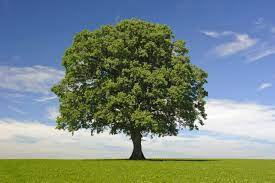
#> input picture codes/point_op/images/tree.jpeg, 275 x 183 px
$ python subtract.py
#> lines starting #> are read from the running program, lines starting #| are printed output that depends on the picture
import cv2
import matplotlib.pyplot as plt

# load the images
img1 = cv2.imread('./images/tree.jpeg')
#> img1 is the input picture: shape (183, 275, 3); mean B, G, R 131.3, 136.9, 120.5
img2 = cv2.imread('./images/deer.jpeg')
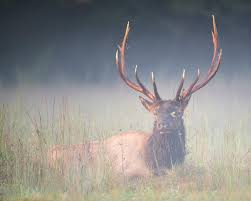
#> input picture codes/point_op/images/deer.jpeg, 251 x 201 px
#> img2 is the input picture: shape (201, 251, 3); mean B, G, R 139.4, 140.9, 141.7

# check if images have same size
if img1.shape != img2.shape:
    # resize img2 to the size of img1
    img2 = cv2.resize(img2, (img1.shape[1], img1.shape[0]))
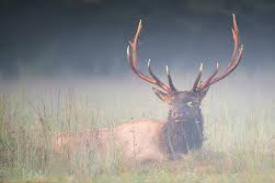
#> img2: shape (183, 275, 3); mean B, G, R 139.3, 140.8, 141.6

# subtract the images
result = cv2.subtract(img1, img2)
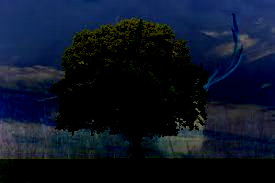
#> result: shape (183, 275, 3); mean B, G, R 38.1, 21, 12.5

# plot the images
fig, axes = plt.subplots(nrows=1, ncols=3, figsize=(10, 5))
axes[0].imshow(cv2.cvtColor(img1, cv2.COLOR_BGR2RGB))
axes[0].set_title('Image 1')
axes[1].imshow(cv2.cvtColor(img2, cv2.COLOR_BGR2RGB))
axes[1].set_title('Image 2')
axes[2].imshow(cv2.cvtColor(result, cv2.COLOR_BGR2RGB))
axes[2].set_title('Subtracted')
for ax in axes:
    ax.axis('off')
plt.show()
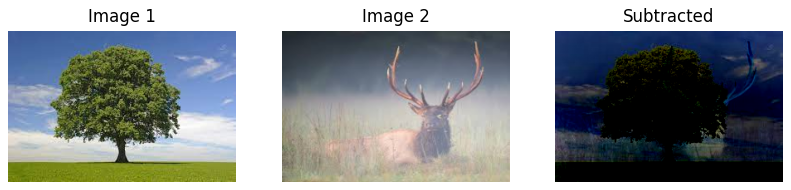
#> figure drawn by matplotlib, 3 panels
